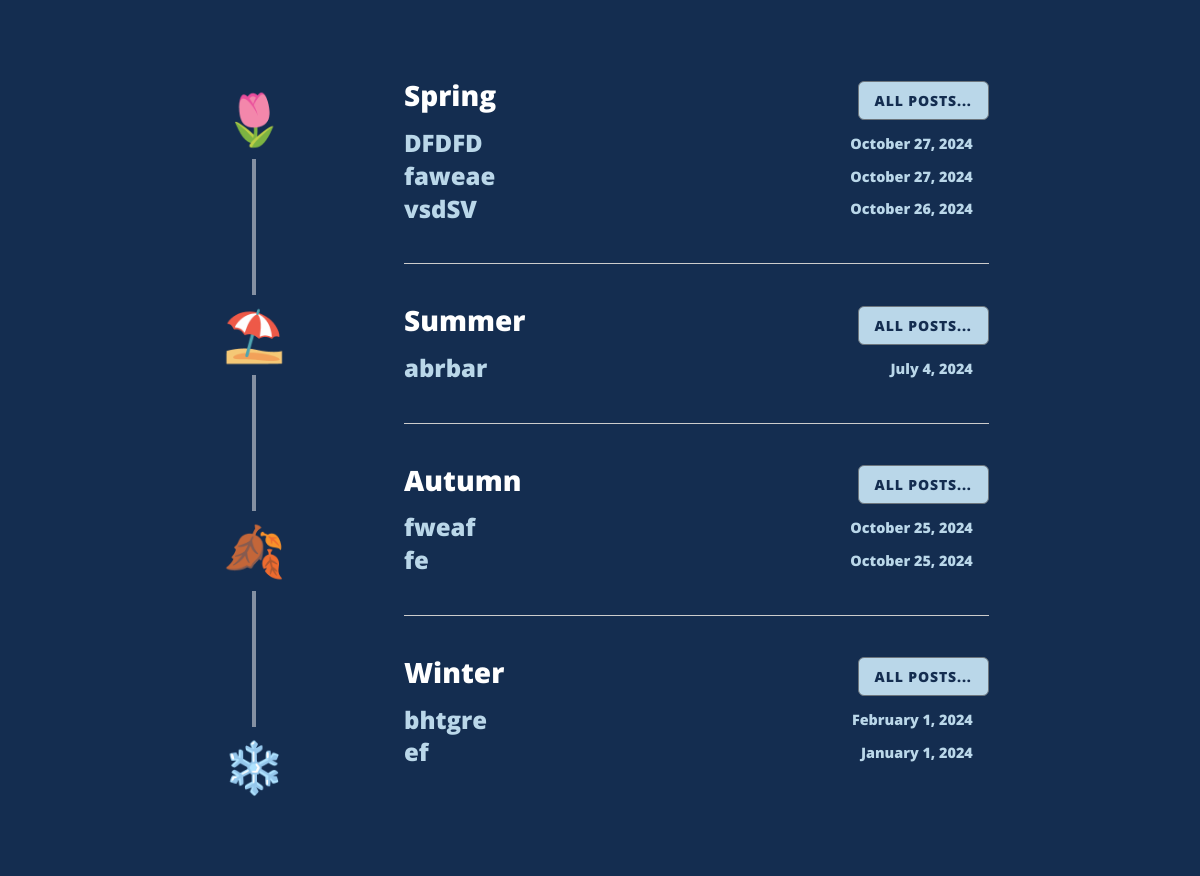
The page /year_posts/sparkle/2024 (middle part) on the database as committed earlier.
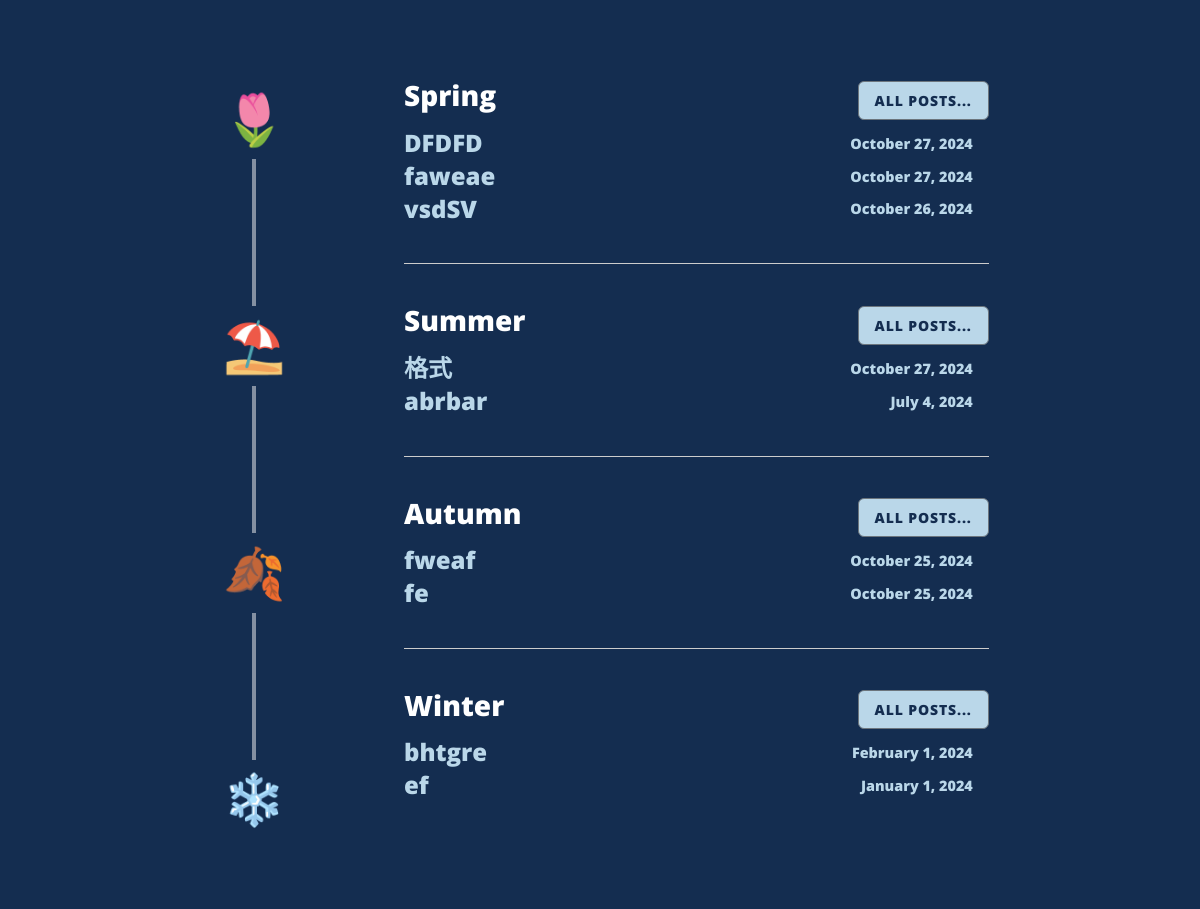
The same page on the database as committed later.
### main.py (models this page shows)
class BlogPost(db.Model):
    __tablename__ = "blog_posts"
    id: Mapped[int] = mapped_column(Integer, primary_key=True)
    author_id: Mapped[int] = mapped_column(Integer, db.ForeignKey("users.id"))
    author = relationship("User", back_populates="blog_posts")
    title: Mapped[str] = mapped_column(String(250), unique=True, nullable=False)
    date: Mapped[str] = mapped_column(String(250), nullable=False)
    body: Mapped[str] = mapped_column(Text, nullable=False)
    img_url: Mapped[str] = mapped_column(String(250), nullable=True)
    category: Mapped[str] = mapped_column(String(250), nullable=False)
    sub_category: Mapped[str] = mapped_column(String(250))
    comments = relationship("Comment", back_populates="parent_blog_post")

### main.py (the view)
@app.route('/year_posts/<category>/<year>', methods=["GET", "POST"])
def get_year_posts(category, year):
    condition = '%'+ year
    all_posts = db.session.execute(db.select(BlogPost).where(BlogPost.date.like(condition))).scalars().all()
    spring = select_posts(posts=all_posts, category='sparkle', sub_category='spring')[::-1]
    summer = select_posts(posts=all_posts, category='sparkle', sub_category='summer')[::-1]
    winter = select_posts(posts=all_posts, category='sparkle', sub_category='winter')[::-1]
    autumn = select_posts(posts=all_posts, category='sparkle', sub_category='autumn')[::-1]
    crochet = select_posts(posts=all_posts, category='hobby', sub_category='crochet')[::-1]
    sewing = select_posts(posts=all_posts, category='hobby', sub_category='sewing')[::-1]
    sashiko = select_posts(posts=all_posts, category='hobby', sub_category='sashiko')[::-1]
    books = select_posts(posts=all_posts, category='self-explore', sub_category='books')[::-1]
    courses = select_posts(posts=all_posts, category='self-explore', sub_category='courses')[::-1]
    professional = select_posts(posts=all_posts, category='self-explore', sub_category='professional')[::-1]
    all_plans = db.session.execute(db.select(PlanPost)).scalars().all()
    january = select_plans(plans=all_plans, month='january')[::-1]
    february = select_plans(plans=all_plans, month='february')[::-1]
    march = select_plans(plans=all_plans, month='march')[::-1]
    april = select_plans(plans=all_plans, month='april')[::-1]
    may = select_plans(plans=all_plans, month='may')[::-1]
    june = select_plans(plans=all_plans, month='june')[::-1]
    july = select_plans(plans=all_plans, month='july')[::-1]
    august = select_plans(plans=all_plans, month='august')[::-1]
    september = select_plans(plans=all_plans, month='september')[::-1]
    october = select_plans(plans=all_plans, month='october')[::-1]
    november = select_plans(plans=all_plans, month='november')[::-1]
    december = select_plans(plans=all_plans, month='december')[::-1]
    return render_template("year-posts.html", spring=spring,summer=summer,winter=winter,autumn=autumn,crochet=crochet,sewing=sewing,sashiko=sashiko, books=books, courses=courses,professional=professional, january = january,february = february,march = march,april = april,may = may,june = june,july = july,august = august,september = september,october = october,november = november,december = december,category=category.capitalize(), year=year,logged_in=current_user.is_authenticated)

### main.py (called while the page is built)
def select_posts(posts, category, sub_category):
    filtered_posts = []
    if posts != None:
        for post in posts:
            if post.category == category and post.sub_category == sub_category:
                filtered_posts.append(post)
    return filtered_posts

def select_plans(plans, month):
    filtered_plans = []
    if plans != None:
        for plan in plans:
            if month in plan.month:
                filtered_plans.append(plan)
    return filtered_plans

### templates/year-posts.html (shortened to what this page needs)
{% include "header.html" %}
{% if category == 'Sparkle' %}
<div
class="masthead section1"
style="background-color: rgb(20,45,80);"
>
<div class="row gx-4 gx-lg-5 justify-content-center">
</div>
<div class="section_container  px-4 px-lg-5">
  <div class="section_container ">
    <div class="timeline">
        <div class="timeline-item">
            <div class="icon icon1">🌷</i></div>
        </div>
        <div class="timeline-item">
            <div class="icon icon1">⛱️</div>
        </div>
        <div class="timeline-item">
            <div class="icon icon1">🍂</div>
        </div>
        <div class="timeline-item">
            <div class="icon icon1">❄️</div>
        </div>
    </div>
    <div class="content">
      <div class="season">
        <div class="d-flex justify-content-between align-items-center mb-2">
            <h3>Spring</h3>
            <a class="btn btn-secondary text-uppercase" style="color:rgb(20,45,80); background-color:rgb(186, 215, 233)" href="{{ url_for('get_select_posts', category='sparkle', sub_category='spring', logo='🌷')}}">All Posts...</a>
        </div>
        {% for post in spring %}
          <div class="d-flex justify-content-between align-items-center mb-1">
                <a href="{{ url_for('show_post', post_id=post.id) }}" class="text-decoration-none" style="color:rgb(186, 215, 233); font-size:1rem;  ">
                    <h4 class="mb-0">{{ post.title }}</h4>
                </a>
                <div class="d-flex align-items-center">
                    <h5 class="mb-0 me-3" style="color:rgb(186, 215, 233); font-size:0.9rem;  "> {{ post.date }}</h5>
                </div>
          </div>
        {% endfor %}
      </div>
      <hr>
      <div class="season">
        <div class="d-flex justify-content-between align-items-center mb-2">
            <h3>Summer</h3>
            <a class="btn btn-secondary text-uppercase" style="color:rgb(20,45,80); background-color:rgb(186, 215, 233)" href="{{ url_for('get_select_posts', category='sparkle', sub_category='summer', logo='⛱️')}}">All Posts...</a>
        </div>
        {% for post in summer %}
          <div class="d-flex justify-content-between align-items-center mb-1">
                  <a href="{{ url_for('show_post', post_id=post.id) }}" class="text-decoration-none" style="color:rgb(186, 215, 233); font-size:1rem;  ">
                      <h4 class="mb-0">{{ post.title }}</h4>
                  </a>
                  <div class="d-flex align-items-center">
                      <h5 class="mb-0 me-3" style="color:rgb(186, 215, 233); font-size:0.9rem;"> {{ post.date }}</h5>
                  </div>
          </div>
        {% endfor %}
      </div>
      <hr>
      <div class="season">
        <div class="d-flex justify-content-between align-items-center mb-2">
            <h3>Autumn</h3>
            <a class="btn btn-secondary text-uppercase" style="color:rgb(20,45,80); background-color:rgb(186, 215, 233)" href="{{ url_for('get_select_posts', category='sparkle', sub_category='autumn', logo='🍂')}}">All Posts...</a>
        </div>
        {% for post in autumn %}
          <div class="d-flex justify-content-between align-items-center mb-1">
              <a href="{{ url_for('show_post', post_id=post.id) }}" class="text-decoration-none" style="color:rgb(186, 215, 233); font-size:1rem;">
                  <h4 class="mb-0">{{ post.title }}</h4>
              </a>
              <div class="d-flex align-items-center">
                  <h5 class="mb-0 me-3" style="color:rgb(186, 215, 233); font-size:0.9rem;  "> {{ post.date }}</h5>
              </div>
          </div>
        {% endfor %}
      </div>
      <hr>
      <div class="season">
        <div class="d-flex justify-content-between align-items-center mb-2">
            <h3>Winter</h3>
            <a class="btn btn-secondary text-uppercase" style="color:rgb(20,45,80); background-color:rgb(186, 215, 233)" href="{{ url_for('get_select_posts', category='sparkle', sub_category='winter', logo='❄️')}}">All Posts...</a>
        </div>
        {% for post in winter %}
          <div class="d-flex justify-content-between align-items-center mb-1">
              <a href="{{ url_for('show_post', post_id=post.id) }}" class="text-decoration-none" style="color:rgb(186, 215, 233); font-size:1rem;  ">
                  <h4 class="mb-0">{{ post.title }}</h4>
              </a>
              <div class="d-flex align-items-center">
                  <h5 class="mb-0 me-3" style="color:rgb(186, 215, 233); font-size:0.9rem;  "> {{ post.date }}</h5>
              </div>
          </div>
        {% endfor %}
      </div>
    </div>
  </div>
</div>
<div class="container" style="padding:2rem; justify-items:center;">
  </div>
</div>
{% endif %}
{% include "footer.html" %}

### templates/header.html (shortened to what this page needs)
<!DOCTYPE html>
<html lang="en">
  <head>
    {% block styles %}
    {{ bootstrap.load_css() }}
    <link
      href="{{ url_for('static', filename='css/styles.css') }}"
      rel="stylesheet"
    />
    {% endblock %}
  </head>
  <body>
  </body>
</html>

### templates/footer.html (shortened to what this page needs)
  </body>
</html>

### templates/header.html (style rules this page uses)
.section1, .section2, .section3, .section4 { padding-left: 100px; padding-right: 100px; padding-top: 100px; padding-bottom: 80px; }
.content { padding-left: 0; padding-right: 10%; }
.section_container { display: flex; width: 100%; padding: 20px; box-sizing: border-box; }
.timeline { flex: 0 0 20%; position: relative; display: flex; flex-direction: column; justify-content: space-between; align-items: center; margin-right: 5%; }
.timeline::before { content: ''; position: absolute; top: 0; left: 50%; width: 4px; height: 100%; background-color:rgba(244,244, 244, 0.5); transform: translateX(-50%); }
.timeline-item { position: relative; display: flex; justify-content: center; align-items: center; }
.icon { border: none; width: 80px; height: 80px; display: flex; justify-content: center; align-items: center; font-size: 50px; z-index: 1; }
.icon1 { background-color: rgb(20,45,80); }
.content { flex: 0 0 80%; padding-left: 20px; }
.season { margin-bottom: 40px; }
hr { border: none; border-top: 1px solid #ccc; margin: 40px 0; }
.section1 h3, .section1 h2, .section1 p, .section1 span { color: white; }

Rows that differ between the two databases and show on the page:
added BlogPost: title "格式", date "October 27, 2024", shown under "Summer"
